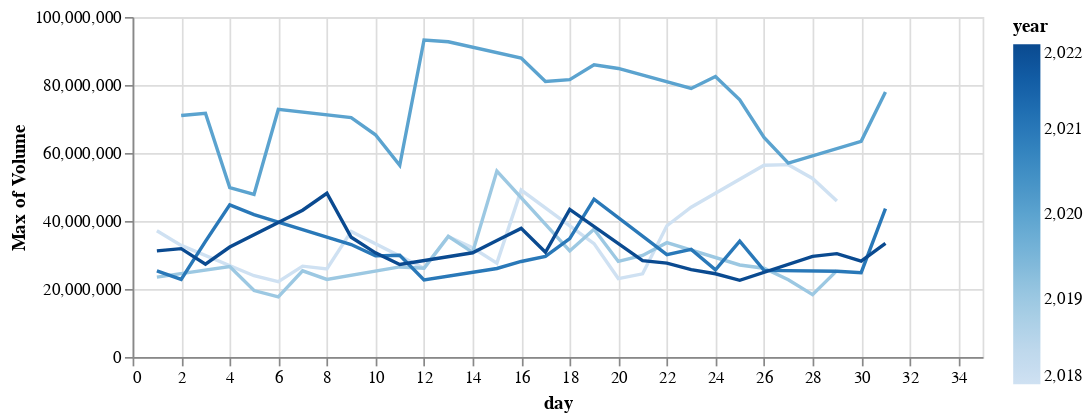

Notebook cell for this chart:
### Code cell
from altair import datum
open = (alt.
         Chart(stockDf).transform_filter(datum.month==3).
         mark_line().
         encode(x=alt.X('day', sort=['year', 'month']), y='max(Volume)', color='year').
         properties(height=200  , width=500))
open

### Figure 1 — Vega-Lite specification as saved in the notebook (floating-point values rounded to 4 significant figures; data arrays with more than 128 entries replaced by an {"elided": "..."} marker saying what was removed)
{"config": {"view": {"continuousWidth": 400, "continuousHeight": 300}}, "data": {"name": "data-c7c2f3ea76cb76103870b433a5017a69"}, "mark": "line", "encoding": {"color": {"field": "year", "type": "quantitative"}, "x": {"field": "day", "sort": ["year", "month"], "type": "quantitative"}, "y": {"aggregate": "max", "field": "Volume", "type": "quantitative"}}, "height": 200, "transform": [{"filter": "(datum.month === 3)"}], "width": 500, "$schema": "https://vega.github.io/schema/vega-lite/v4.17.0.json", "datasets": {"data-c7c2f3ea76cb76103870b433a5017a69": {"elided": "1260 records"}}}
